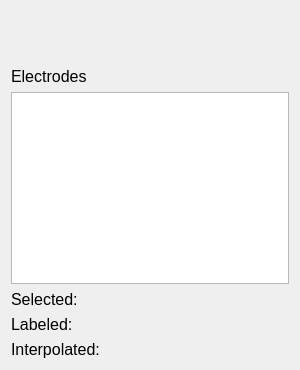
     <widget class="QWidget" name="widget" native="true">
      <property name="minimumSize">
       <size>
        <width>300</width>
        <height>280</height>
       </size>
      </property>
      <property name="maximumSize">
       <size>
        <width>300</width>
        <height>16777215</height>
       </size>
      </property>
      <layout class="QVBoxLayout" name="verticalLayout">
       <item>
        <widget class="QLabel" name="label">
         <property name="minimumSize">
          <size>
           <width>123</width>
           <height>50</height>
          </size>
         </property>
         <property name="maximumSize">
          <size>
           <width>123</width>
           <height>50</height>
          </size>
         </property>
         <property name="text">
          <string/>
         </property>
         <property name="pixmap">
          <pixmap>images/MainLogo.png</pixmap>
         </property>
         <property name="scaledContents">
          <bool>true</bool>
         </property>
        </widget>
       </item>
       <item>
        <widget class="QLabel" name="label_4">
         <property name="font">
          <font>
           <pointsize>12</pointsize>
          </font>
         </property>
         <property name="text">
          <string>Electrodes</string>
         </property>
        </widget>
       </item>
       <item>
        <widget class="QTableView" name="electrodes_table">
         <property name="minimumSize">
          <size>
           <width>0</width>
           <height>0</height>
          </size>
         </property>
         <property name="font">
          <font>
           <pointsize>12</pointsize>
          </font>
         </property>
         <property name="autoScrollMargin">
          <number>12</number>
         </property>
         <property name="showDropIndicator" stdset="0">
          <bool>false</bool>
         </property>
         <property name="dragDropOverwriteMode">
          <bool>false</bool>
         </property>
         <property name="alternatingRowColors">
          <bool>true</bool>
         </property>
         <property name="wordWrap">
          <bool>false</bool>
         </property>
         <property name="cornerButtonEnabled">
          <bool>false</bool>
         </property>
         <attribute name="horizontalHeaderMinimumSectionSize">
          <number>20</number>
         </attribute>
         <attribute name="verticalHeaderDefaultSectionSize">
          <number>15</number>
         </attribute>
         <attribute name="verticalHeaderMinimumSectionSize">
          <number>15</number>
         </attribute>
        </widget>
       </item>
       <item>
        <widget class="QLabel" name="selected_electrodes_label">
         <property name="font">
          <font>
           <pointsize>12</pointsize>
          </font>
         </property>
         <property name="text">
          <string>Selected:</string>
         </property>
        </widget>
       </item>
       <item>
        <widget class="QLabel" name="labeled_electrodes_label">
         <property name="font">
          <font>
           <pointsize>12</pointsize>
          </font>
         </property>
         <property name="text">
          <string>Labeled:</string>
         </property>
        </widget>
       </item>
       <item>
        <widget class="QLabel" name="interpolated_electrodes_label">
         <property name="font">
          <font>
           <pointsize>12</pointsize>
          </font>
         </property>
         <property name="text">
          <string>Interpolated:</string>
         </property>
        </widget>
       </item>
      </layout>
     </widget>
